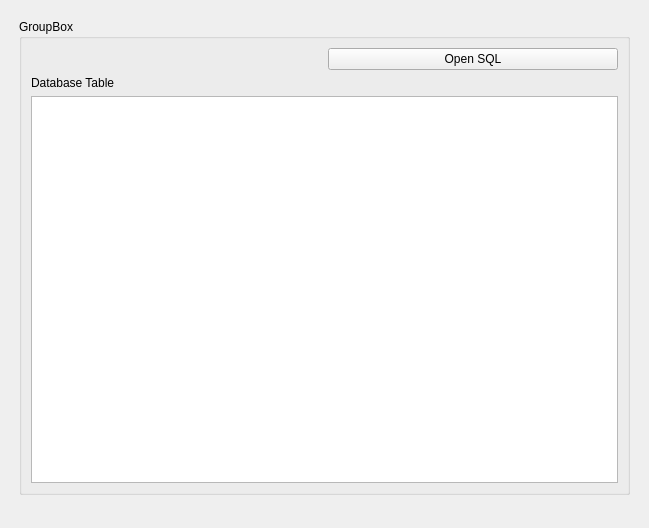
          <widget class="QWidget" name="scrollAreaWidgetContents_Database">
           <property name="geometry">
            <rect>
             <x>0</x>
             <y>0</y>
             <width>649</width>
             <height>528</height>
            </rect>
           </property>
           <layout class="QVBoxLayout" name="verticalLayout_Database_Content">
            <property name="spacing">
             <number>10</number>
            </property>
            <property name="leftMargin">
             <number>10</number>
            </property>
            <property name="topMargin">
             <number>10</number>
            </property>
            <property name="rightMargin">
             <number>10</number>
            </property>
            <property name="bottomMargin">
             <number>10</number>
            </property>
            <item>
             <widget class="QWidget" name="widget_database_container" native="true">
              <property name="sizePolicy">
               <sizepolicy hsizetype="Expanding" vsizetype="Expanding">
                <horstretch>0</horstretch>
                <verstretch>0</verstretch>
               </sizepolicy>
              </property>
              <layout class="QVBoxLayout" name="verticalLayout_10">
               <item>
                <widget class="QGroupBox" name="groupBox_database">
                 <property name="sizePolicy">
                  <sizepolicy hsizetype="Expanding" vsizetype="Expanding">
                   <horstretch>0</horstretch>
                   <verstretch>0</verstretch>
                  </sizepolicy>
                 </property>
                 <property name="title">
                  <string>GroupBox</string>
                 </property>
                 <layout class="QGridLayout" name="gridLayout_15">
                  <item row="0" column="1">
                   <widget class="QPushButton" name="pushButton_open_db">
                    <property name="text">
                     <string>Open SQL</string>
                    </property>
                   </widget>
                  </item>
                  <item row="1" column="0">
                   <widget class="QLabel" name="label_35">
                    <property name="text">
                     <string>Database Table</string>
                    </property>
                   </widget>
                  </item>
                  <item row="2" column="0" colspan="2">
                   <widget class="QTableView" name="tableView_stored_db"/>
                  </item>
                 </layout>
                </widget>
               </item>
              </layout>
             </widget>
            </item>
            <item>
             <spacer name="verticalSpacer_Database">
              <property name="orientation">
               <enum>Qt::Orientation::Vertical</enum>
              </property>
              <property name="sizeType">
               <enum>QSizePolicy::Policy::Fixed</enum>
              </property>
              <property name="sizeHint" stdset="0">
               <size>
                <width>20</width>
                <height>14</height>
               </size>
              </property>
             </spacer>
            </item>
           </layout>
          </widget>
